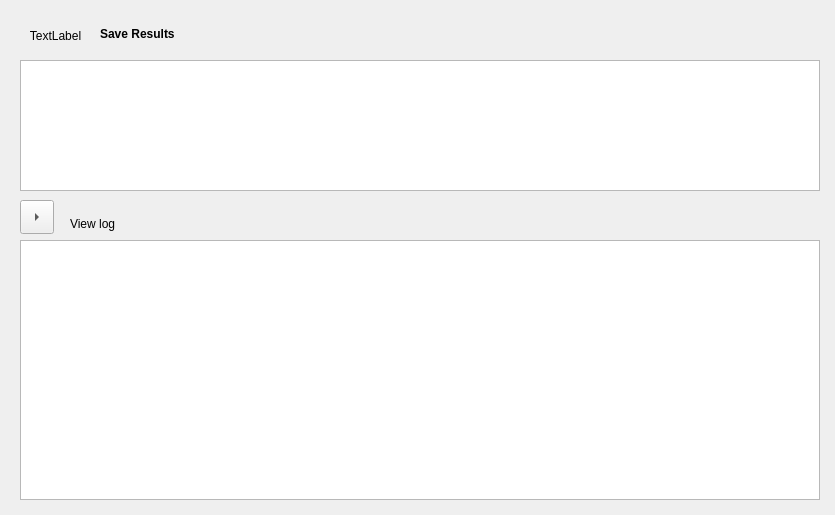
<?xml version="1.0" encoding="UTF-8"?>
<ui version="4.0">
 <class>ShowSummaryWizardPage</class>
 <widget class="QWizardPage" name="ShowSummaryWizardPage">
  <property name="geometry">
   <rect>
    <x>0</x>
    <y>0</y>
    <width>835</width>
    <height>515</height>
   </rect>
  </property>
  <property name="windowTitle">
   <string>WizardPage</string>
  </property>
  <property name="title">
   <string>Summary of Art Saved</string>
  </property>
  <property name="subTitle">
   <string>The table shows the art that has been saved. Click finish to finish.</string>
  </property>
  <widget class="QLabel" name="artSavedPixmapLabel">
   <property name="geometry">
    <rect>
     <x>30</x>
     <y>10</y>
     <width>51</width>
     <height>51</height>
    </rect>
   </property>
   <property name="sizePolicy">
    <sizepolicy hsizetype="Fixed" vsizetype="Fixed">
     <horstretch>0</horstretch>
     <verstretch>0</verstretch>
    </sizepolicy>
   </property>
   <property name="text">
    <string>TextLabel</string>
   </property>
   <property name="alignment">
    <set>Qt::AlignCenter</set>
   </property>
  </widget>
  <widget class="QLabel" name="artSavedResultsLabel">
   <property name="geometry">
    <rect>
     <x>100</x>
     <y>20</y>
     <width>521</width>
     <height>28</height>
    </rect>
   </property>
   <property name="font">
    <font>
     <bold>true</bold>
    </font>
   </property>
   <property name="text">
    <string>Save Results</string>
   </property>
  </widget>
  <widget class="QLabel" name="showHideLogLabel">
   <property name="geometry">
    <rect>
     <x>70</x>
     <y>210</y>
     <width>161</width>
     <height>28</height>
    </rect>
   </property>
   <property name="text">
    <string>View log</string>
   </property>
  </widget>
  <widget class="QToolButton" name="logToolButton">
   <property name="geometry">
    <rect>
     <x>20</x>
     <y>200</y>
     <width>34</width>
     <height>34</height>
    </rect>
   </property>
   <property name="focusPolicy">
    <enum>Qt::StrongFocus</enum>
   </property>
   <property name="text">
    <string/>
   </property>
   <property name="arrowType">
    <enum>Qt::RightArrow</enum>
   </property>
  </widget>
  <widget class="QTextBrowser" name="logTextBrowser">
   <property name="enabled">
    <bool>true</bool>
   </property>
   <property name="geometry">
    <rect>
     <x>20</x>
     <y>240</y>
     <width>800</width>
     <height>260</height>
    </rect>
   </property>
   <property name="sizePolicy">
    <sizepolicy hsizetype="MinimumExpanding" vsizetype="Expanding">
     <horstretch>0</horstretch>
     <verstretch>0</verstretch>
    </sizepolicy>
   </property>
  </widget>
  <widget class="QTableWidget" name="locationsTableWidget">
   <property name="geometry">
    <rect>
     <x>20</x>
     <y>60</y>
     <width>800</width>
     <height>131</height>
    </rect>
   </property>
   <property name="focusPolicy">
    <enum>Qt::TabFocus</enum>
   </property>
   <property name="selectionMode">
    <enum>QAbstractItemView::NoSelection</enum>
   </property>
   <property name="selectionBehavior">
    <enum>QAbstractItemView::SelectRows</enum>
   </property>
   <property name="wordWrap">
    <bool>false</bool>
   </property>
   <attribute name="horizontalHeaderVisible">
    <bool>false</bool>
   </attribute>
   <attribute name="horizontalHeaderCascadingSectionResizes">
    <bool>true</bool>
   </attribute>
   <attribute name="horizontalHeaderStretchLastSection">
    <bool>false</bool>
   </attribute>
   <attribute name="verticalHeaderVisible">
    <bool>false</bool>
   </attribute>
   <attribute name="verticalHeaderMinimumSectionSize">
    <number>34</number>
   </attribute>
   <attribute name="verticalHeaderDefaultSectionSize">
    <number>34</number>
   </attribute>
   <attribute name="verticalHeaderHighlightSections">
    <bool>false</bool>
   </attribute>
   <column>
    <property name="text">
     <string>Location</string>
    </property>
   </column>
   <column>
    <property name="text">
     <string>Relationship</string>
    </property>
   </column>
   <column>
    <property name="text">
     <string>Saved Status</string>
    </property>
   </column>
  </widget>
 </widget>
 <resources/>
 <connections/>
</ui>
